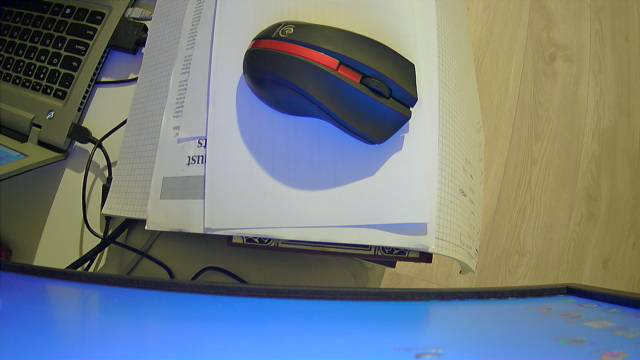
#> input picture examples_clear_funtions/template_00.png, 640 x 360 px, given in place of the camera
$ python objectTemplate.py
#> lines starting #> are read from the running program, lines starting #| are printed output that depends on the picture; after the words box and inside, x2 and y2 are one past the last pixel; in counts of white or black regions, pixels touching at a corner belong together
import cv2 as cv
import orientation as ort
import json
import numpy as np
import time

cap = cv.VideoCapture(0)

cap.set(cv.CAP_PROP_FRAME_WIDTH, 640)
cap.set(cv.CAP_PROP_FRAME_HEIGHT, 480)
cap.set(cv.CAP_PROP_FPS, 30)
time.sleep(1)
if not cap.isOpened():
    print("Cannot open camera")
    exit()
# Downloading data about the camera, the homography matrix and the order of the elements
# from the configuration file, setting the element pointer to the first value
# config, order, mtx, dist, T, distRatio, thresholdValue, objectHeight = cvis.configRead('config.json')
with open("config.json") as confige_file:
#> (reads examples_clear_funtions/config.json from the repository)
    data =json.load(confige_file)
    mtx = np.array(data['cam_calibration']['mtx'])
    dist = np.array(data['cam_calibration']['dist'])

while True:

    ret, src = cap.read()
#> src is the input picture: shape (360, 640, 3); mean B, G, R 127.6, 123.9, 115.7

    src = cv.undistort(src, mtx, dist)
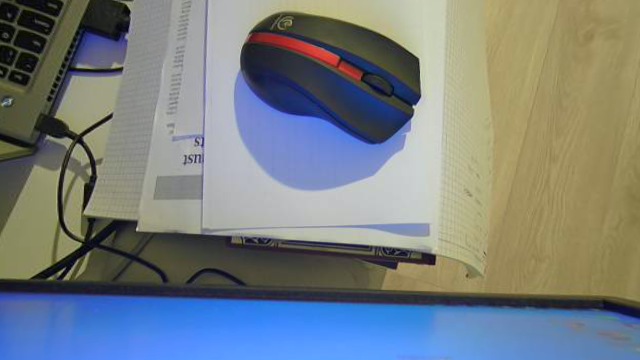
#> src: shape (360, 640, 3); mean B, G, R 128.8, 127, 119.8
    gray = cv.cvtColor(src, cv.COLOR_BGR2GRAY)
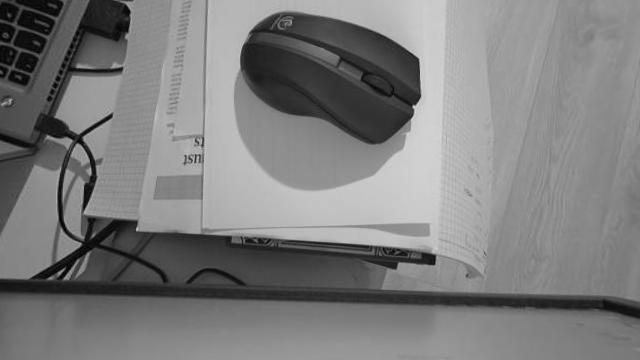
#> gray: shape (360, 640); min 1, max 214, mean 125

    # Image thresholding
    _, bw = cv.threshold(gray, 70, 255, cv.THRESH_BINARY | cv.THRESH_OTSU)
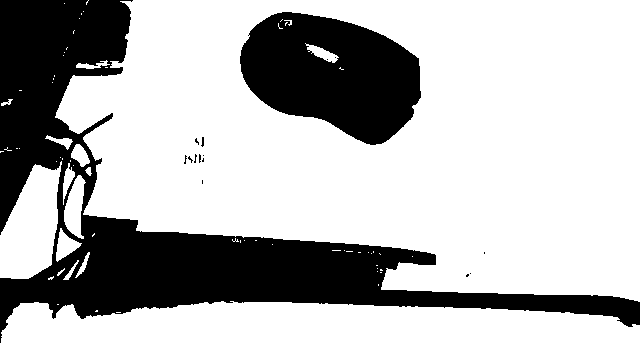
#> bw: shape (360, 640); 72% white; 16 black regions (13 under 20 px)
    contours, _ = cv.findContours(bw, cv.RETR_LIST, cv.CHAIN_APPROX_NONE)
#> contours = 85 contours, 64 with area under 20; largest, box (x1, y1, x2, y2) and area: (55, 0, 640, 302) 141072, (0, 301, 640, 360) 32264, (239, 11, 422, 146) 17024, (0, 161, 62, 279) 4786, (64, 175, 86, 239) 782
    deleteFrame=[]

    cv.imshow('Image window', src)
    key = cv.waitKey(1) & 0xFF
#> (key q is pressed here)
   # ENTER - take a photo, determine the ROI
    if key == 13:
        # Copy the input target frame for the record of the defined ROI
        # To not save marked markers and axes
        imageCopy = src.copy()
        templateCopy = src.copy()
        cv.startWindowThread()
        for i, c in enumerate(contours):
            # Calculation of contour areas
            area = cv.contourArea(c)
            # We reject contours with too small or too large an area
            if area < 1e3 or 1e7 < area:
                continue
            # Applying contours to the image
            cv.drawContours(src, contours, i, (0, 0, 255), 2)
            # Determining the orientation for each of the contours
            [angle,cntr] = ort.getOrientation(c, src)
            cv.putText(src, str(i), (int(cntr[0]) + 10, int(cntr[1]) - 10), cv.FONT_HERSHEY_SCRIPT_SIMPLEX, 1, (0, 0, 255), 1)
            print('Cordinate {iter}: X={x}, Y={y}'.format(iter=i,x=cntr[0],y=cntr[1]))
            deleteFrame.append(i)
        cv.imshow('Image window', src)
        cv.waitKey(0)
        cv.destroyAllWindows()
        # Delete areas not belonging to the object
        print('Enter the numbers of the objects to be deleted. When done type "confirm"')
        print('Input vector: ',deleteFrame)
        while True:
            enter = input('Enter value:')
            if enter == 'confirm':
                break
            else:
                try:
                    float(enter)
                except:
                    print('The entered value is not a number')

                try:
                    deleteFrame.remove(float(enter))
                except:
                    print("There is no such identifier")
        print('Vector after reduction: ', deleteFrame)

        for i in deleteFrame:
            print(i)
            contours_tmp = contours[i]
            # Applying contours to the image
            cv.drawContours(imageCopy, contours_tmp, i, (0, 0, 255), 2)
            # Determining the orientation for each of the contours
            [angle,cntr] = ort.getOrientation(contours_tmp,imageCopy)
            cv.putText(imageCopy, str(i), (int(cntr[0]) + 10, int(cntr[1]) - 10), cv.FONT_HERSHEY_SCRIPT_SIMPLEX, 1, (0, 0, 255), 1)
            print('Coordinate {iter}:X={x}, Y={y}'.format(iter=i,x=cntr[0],y=cntr[1]))
        cv.imshow('New image display', imageCopy)
        cv.waitKey(0)
        # ROI setting and image saving
        x = int(input('Podaj rozmiar ROI: '))
        template_img = templateCopy[(cntr[1]-x):(cntr[1]+x),(cntr[0]-x):(cntr[0]+x)]
        cv.imwrite('template_01_new_toDelete.png', template_img)
        cv.imwrite('template_00_new_toDelete.png', templateCopy)
        break

    # End the program if the q or Esc key is pressed
    elif key == ord('q') or key == 27:
        print("Proces przerwany")
        cv.destroyAllWindows()
        break
